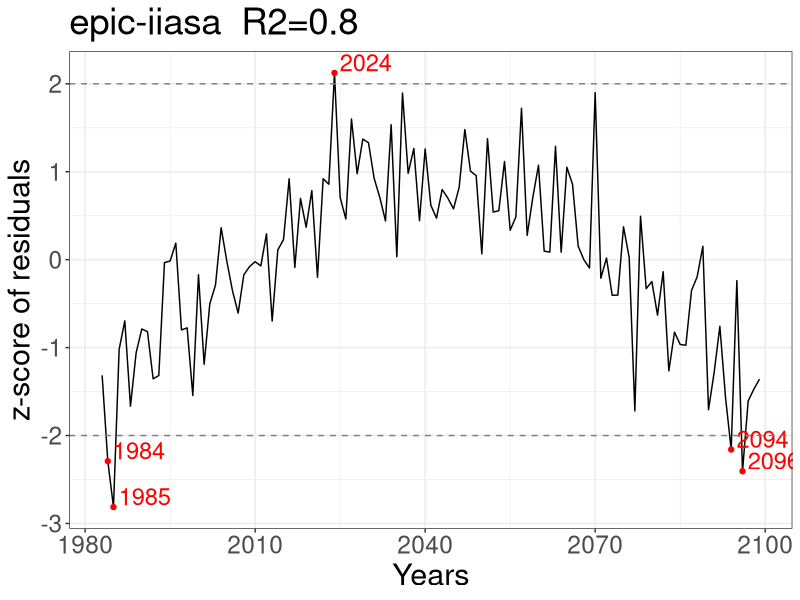

This chart was generated by the following R code:
#### Long-term cross-sector resource change figures
#### Coding: Aurore A. Maureaud, April 2024

# load libraries
library(raster)
library(ncdf4)
library(here)
library(tidyverse)
library(ggplot2)
library(sf)
sf_use_s2(FALSE)
library(gridExtra)

# load dataset
dat <- read_csv("data/long-term_change/global_time_series_2010-2019_2090-2099.csv") %>% 
  filter(experiment_climate == "ssp585",
         output_variable != "ptotww",
         climate_model == "ipsl-cm6a-lr")

sub_dat <- dat %>% 
  filter(eco_model == "epic-iiasa",
         output_variable == "maize")

# sub_dat$z_score <- (sub_dat$percent_diff-mean(sub_dat$percent_diff, na.rm=T))/sd(sub_dat$percent_diff, na.rm=T)
# ggplot(sub_dat, aes(x = years, y = percent_diff)) + geom_line() + geom_point()
# ggplot(sub_dat, aes(x = years, y = z_score)) + geom_line() + geom_point()

# detrending time-series
lmd <- lm(sub_dat$percent_diff ~ sub_dat$years)
summary(lmd)

# residuals from linear model
sub_dat$res <- (resid(lmd)-mean(resid(lmd)))/sd(resid(lmd))

png(paste0("figures/short-term_change/resource_shocks_",sub_dat$sector[1],"_",sub_dat$eco_model[1],"_",sub_dat$output_variable[1],"_",sub_dat$climate_model[1],"_ssp585_2010-2019_2090-2099.png"), 
    width = 15*200, height = 8*200, res = 200)
ggplot(sub_dat, aes(x = years, y = res)) + geom_line() + 
  geom_point(data = sub_dat[(sub_dat$res<(-2) | sub_dat$res>2),], aes(x = years, y = res), col = "red") +
  geom_text(data = sub_dat[(sub_dat$res<(-2) | sub_dat$res>2),], aes(label = years), col = "red",
  vjust = -0.1, hjust = -0.1, size =6) +
  geom_hline(yintercept = -2, linetype = "dashed", color = "grey50") +
  geom_hline(yintercept = 2, linetype = "dashed", color = "grey50") +
  theme_bw() +
  ggtitle(paste0(sub_dat$eco_model[1], "  R2=", round(summary(lmd)$adj.r.squared, 2))) +
  xlab("Years") + ylab("z-score of residuals") +
  theme(text = element_text(size = 22))
dev.off()  
